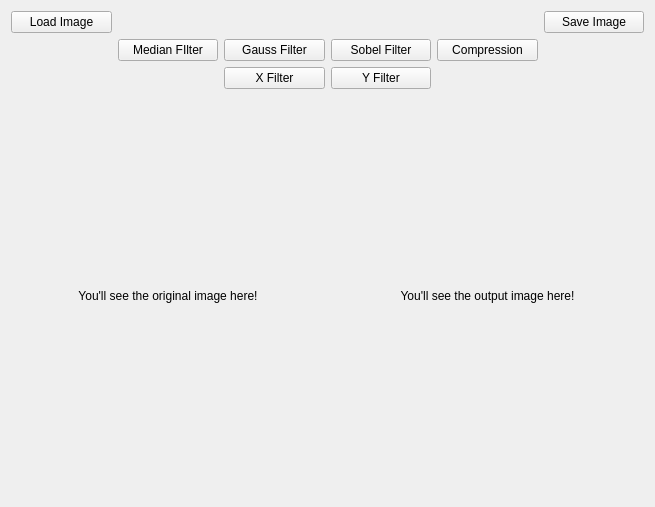
<?xml version="1.0" encoding="UTF-8"?>
<ui version="4.0">
 <class>MainWindow</class>
 <widget class="QMainWindow" name="MainWindow">
  <property name="geometry">
   <rect>
    <x>0</x>
    <y>0</y>
    <width>655</width>
    <height>507</height>
   </rect>
  </property>
  <property name="windowTitle">
   <string>MainWindow</string>
  </property>
  <widget class="QWidget" name="centralWidget">
   <layout class="QGridLayout" name="gridLayout">
    <item row="0" column="0">
     <widget class="QPushButton" name="button_load_image">
      <property name="text">
       <string>Load Image</string>
      </property>
     </widget>
    </item>
    <item row="0" column="5">
     <widget class="QPushButton" name="button_save_image">
      <property name="text">
       <string>Save Image</string>
      </property>
     </widget>
    </item>
    <item row="1" column="1">
     <widget class="QPushButton" name="button_filter_madian">
      <property name="text">
       <string>Median FIlter</string>
      </property>
     </widget>
    </item>
    <item row="1" column="2">
     <widget class="QPushButton" name="button_filter_gauss">
      <property name="text">
       <string>Gauss Filter</string>
      </property>
     </widget>
    </item>
    <item row="1" column="3">
     <widget class="QPushButton" name="button_filter_sobel">
      <property name="text">
       <string>Sobel Filter</string>
      </property>
     </widget>
    </item>
    <item row="1" column="4">
     <widget class="QPushButton" name="button_filter_compression">
      <property name="text">
       <string>Compression</string>
      </property>
     </widget>
    </item>
    <item row="2" column="2">
     <widget class="QPushButton" name="button_filter_X">
      <property name="text">
       <string>X Filter</string>
      </property>
     </widget>
    </item>
    <item row="2" column="3">
     <widget class="QPushButton" name="button_filter_Y">
      <property name="text">
       <string>Y Filter</string>
      </property>
     </widget>
    </item>
    <item row="3" column="0" colspan="3">
     <widget class="QLabel" name="label_image">
      <property name="sizePolicy">
       <sizepolicy hsizetype="Minimum" vsizetype="Preferred">
        <horstretch>0</horstretch>
        <verstretch>0</verstretch>
       </sizepolicy>
      </property>
      <property name="text">
       <string>You'll see the original image here!</string>
      </property>
      <property name="alignment">
       <set>Qt::AlignCenter</set>
      </property>
     </widget>
    </item>
    <item row="3" column="3" colspan="3">
     <widget class="QLabel" name="label4output">
      <property name="sizePolicy">
       <sizepolicy hsizetype="Minimum" vsizetype="Preferred">
        <horstretch>0</horstretch>
        <verstretch>0</verstretch>
       </sizepolicy>
      </property>
      <property name="text">
       <string>You'll see the output image here!</string>
      </property>
      <property name="alignment">
       <set>Qt::AlignCenter</set>
      </property>
     </widget>
    </item>
   </layout>
  </widget>
 </widget>
 <layoutdefault spacing="6" margin="11"/>
 <resources/>
 <connections/>
</ui>
